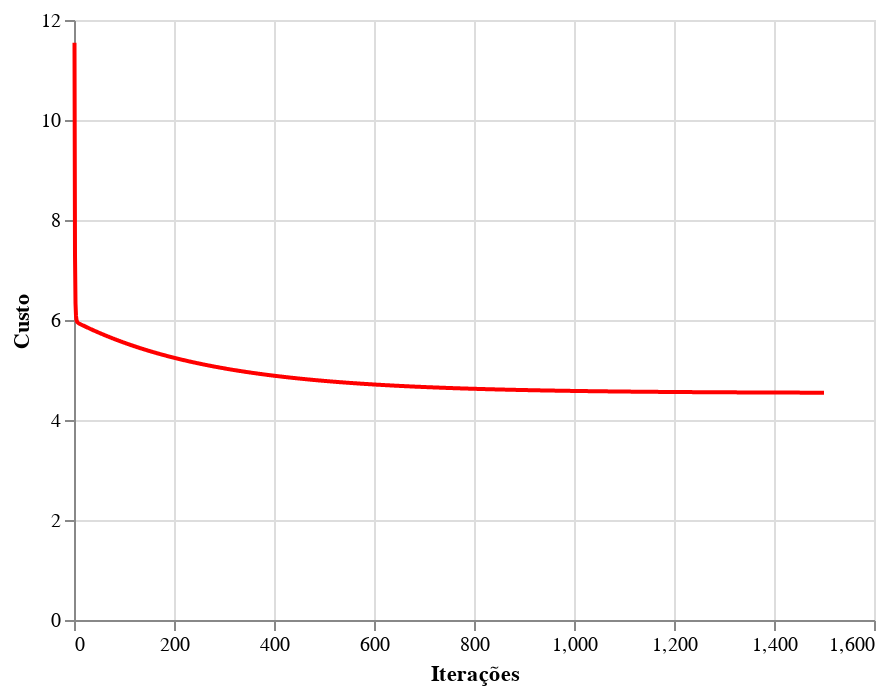

This figure's notebook cell:
### Code cell
custo_plot

### Figure 1 — Vega-Lite specification as saved in the notebook (floating-point values rounded to 4 significant figures; data arrays with more than 128 entries replaced by an {"elided": "..."} marker saying what was removed)
{"$schema": "https://vega.github.io/schema/vega-lite/v3.4.0.json", "config": {"mark": {"tooltip": null}, "view": {"height": 300, "width": 400}}, "data": {"name": "data-b184ee7981adf582b2cca664362f19b5"}, "datasets": {"data-b184ee7981adf582b2cca664362f19b5": {"elided": "1500 records"}}, "encoding": {"x": {"axis": {"title": "Iterações"}, "field": "Iteracoes", "type": "quantitative"}, "y": {"axis": {"title": "Custo"}, "field": "Custo", "type": "quantitative"}}, "mark": {"color": "red", "type": "line"}}
